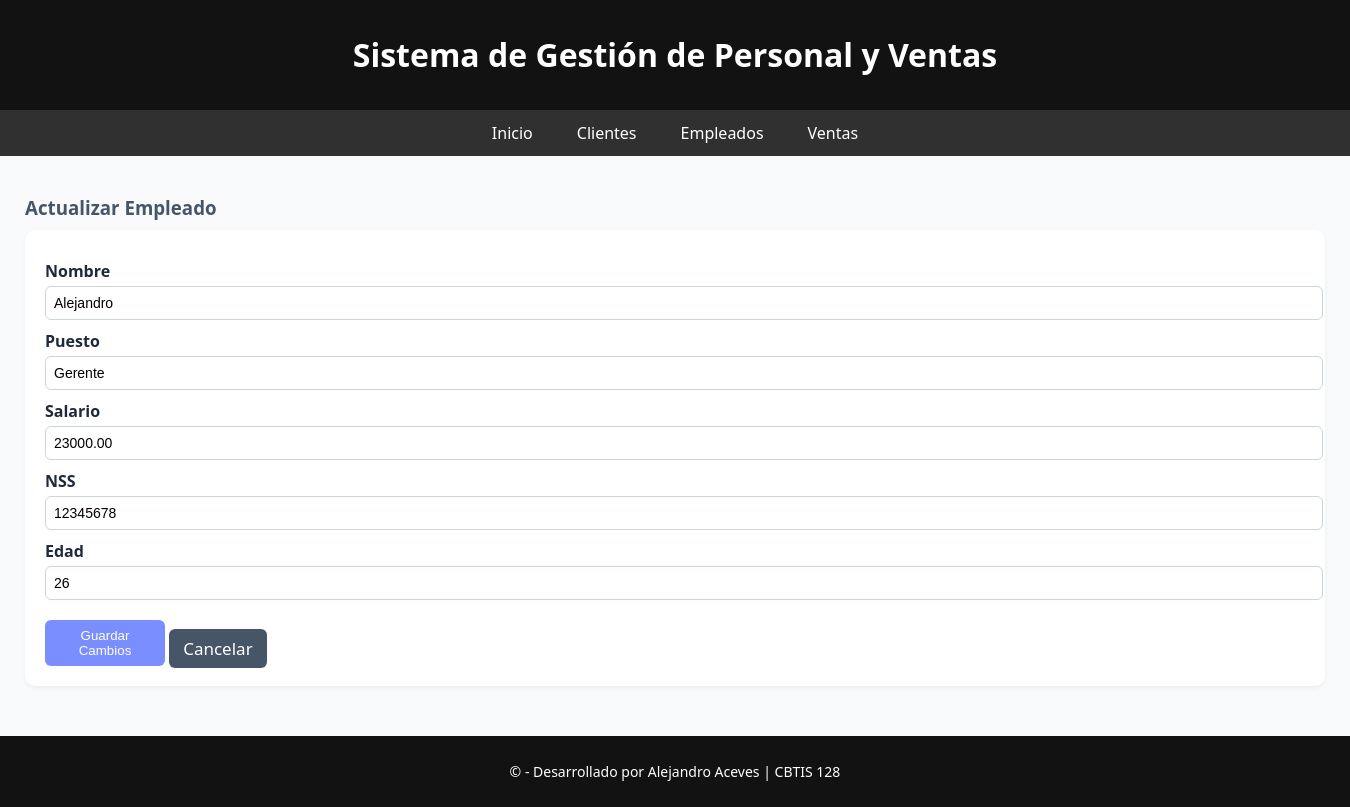
The app's page /empleados/actualizar/1/ with its own data.
### app_instrumental/models.py (models this page shows, shortened)
class Empleado(models.Model):
    id_empleado = models.AutoField(primary_key=True)
    nombre = models.CharField(max_length=255)
    puesto = models.CharField(max_length=255)
    salario = models.DecimalField(max_digits=10, decimal_places=2)
    nss = models.CharField(max_length=20)
    edad = models.IntegerField()

### app_instrumental/views.py (the view, shortened to what this page needs)
# urls.py: path('empleados/actualizar/<int:id>/', views.actualizar_empleado, name='actualizar_empleado'),
def actualizar_empleado(request, id):
    empleado = get_object_or_404(Empleado, id_empleado=id)
    return render(request, 'empleados/actualizar_empleado.html', {'empleado': empleado})

### app_instrumental/templates/empleados/actualizar_empleado.html (shortened to what this page needs)
{% extends 'base.html' %}
{% block content %}
<h3>Actualizar Empleado</h3>
<form method="post" action="{% url 'actualizar_empleado' empleado.id_empleado %}">
  <label>Nombre</label><input name="nombre" value="{{ empleado.nombre }}">
  <label>Puesto</label><input name="puesto" value="{{ empleado.puesto }}">
  <label>Salario</label><input type="number" step="0.01" name="salario" value="{{ empleado.salario }}">
  <label>NSS</label><input name="nss" value="{{ empleado.nss }}">
  <label>Edad</label><input type="number" name="edad" value="{{ empleado.edad }}">
  <button type="submit">Guardar Cambios</button>
  <a href="{% url 'ver_empleados' %}" class="btn btn-secondary">Cancelar</a>
</form>
{% endblock %}

### app_instrumental/static/css/styles.css (style rules this page uses)
html { height: 100%; }
body { font-family: 'Segoe UI', sans-serif; background-color: #f8fafc; color: #1e293b; margin: 0; padding: 0; display: flex; flex-direction: column; min-height: 100vh; }
a { color: #7a8eff; text-decoration: none; }
button, .btn { background-color: #7a8eff; color: white; padding: 8px 14px; border: none; border-radius: 6px; cursor: pointer; margin-top: 20px; position: relative; width: 120px; }
.btn-secondary { background-color: #475569; margin-top: 20px; }
a.btn { font-size: 17px; }
form { background: white; padding: 20px; border-radius: 10px; box-shadow: 0 2px 5px rgba(0,0,0,0.05); }
label { display: block; margin-top: 10px; font-weight: bold; }
input, select { width: 100%; padding: 8px; margin-top: 4px; border: 1px solid #cbd5e1; border-radius: 6px; font-size: 14px; }
h3 { margin-bottom: 10px; color: #475569; }

### records on screen
Empleado: nombre "Alejandro", puesto "Gerente", salario "23000.00", nss "12345678", edad "26"
